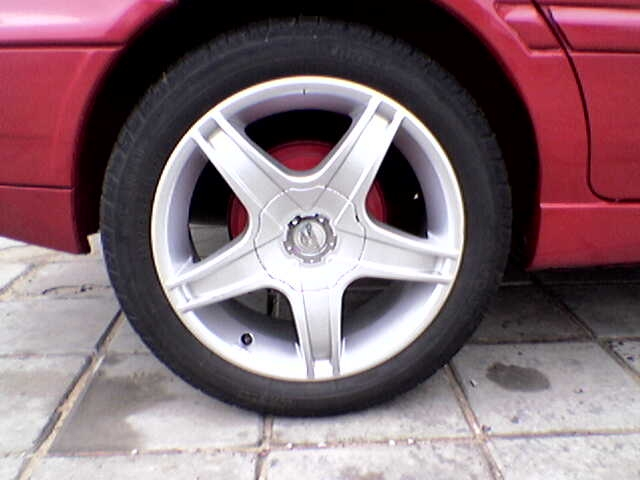
%> input picture wheel.JPG, 640 x 480 px
$ octave AIS_BuscaCirculosImagenBinarizada_V13.m   (GNU Octave 9; MATLAB toolbox functions it lacks are replaced by stand-ins)
%> lines starting %> are read from the running program, lines starting %| are printed output that depends on the picture
### ordenaconmisindices.m
function [y0ord x0ord rord]=ordenaconmisindices(x0,y0,r,ind)
tam=size(ind,2);
y0ord=zeros(1,tam);
x0ord=zeros(1,tam);
rord=zeros(1,tam);
for ind5=1:tam
    y0ord(ind5)=y0(ind(ind5));
    x0ord(ind5)=x0(ind(ind5));
    rord(ind5)=r(ind(ind5));
end

### decodeCirc.m

% Decodify bitstrings
function x = decode1(v,M);
% x		-> real value (precision: 6)
% v		-> binary string (length: 22)
% M     -> Numero maximo que deseo obtener,en rango creciente de 1 hasta M.
v = fliplr(v); %Invierte la matriz que recibe.
s = size(v);%Calcula el tama駉 de la matriz que recibe.
aux = 0:1:21; %Crea un auxiliar de 22 bits.
aux = ones(s(1),1)*aux; %Multiplica un vector columna de 100x1, por el vector aux de 1x22.
x1 = sum((v.*2.^aux)');%Multiplica cada uno de los elementos de la matriz que recibe por 2,
%ese resultado se eleva al valor correspondiente que haya en aux;al final,
%transpone todo el resultado,suma cada renglon para dejar un vector 1x100.
x =  1+round(x1 .* (M / 4194303));%Hago la proporcion del numero maximo real que deseo obtener
%entre el numero maximo que puedo representar con 22 bits(4194303),y la
%multiplico elemento a elemento por el vector anterior 1x100,y redondeo.

### cadeia.m
% Function CADEIA
function [ab,ag] = cadeia(n1,s1,n2,s2,bip)
if nargin == 2,
   n2 = n1; s2 = s1; bip = 1;
elseif nargin == 4,
   bip = 1;
end;
% Antibody (Ab) chains.
ab = 2 .* rand(n1,s1) - 1;%Crea cadenas de anticuerpos,aleatorias,de n1xs1,las multiplica elemento a elemento por 2 y al final les resta 1 a cada elemento.
if bip == 1,
   ab = hardlims(ab);
else,
   ab = hardlim(ab);%Convierte la matriz n1xs1 a binaria.
end;
% Antigen (Ag) chains,antigenos generan la formacion de anticuerpos.
ag = 2 .* rand(n2,s2) - 1;
if bip == 1,
   ag = hardlims(ag);
else,
   ag = hardlim(ag);
end;
% End Function CADEIA

### pmcont.m


% Control of pm
function [pm] = pmcont(pm,pma,pmr,it,itpm);
% pma	-> initial value
% pmr	-> control rate
% itpm	-> iterations for restoring
if rem(it,itpm) == 0,
   pm = pm * pmr;
   if rem(it,10*itpm) == 0,
      pm = pma;
   end;
end;

### reprod.m

% Reproduction
function [T,pcs] = reprod(n,fat,N,ind,P,T);
% n		-> number of clones
% fat	-> multiplying factor
% ind	-> best individuals
% T		-> temporary population
% pcs	-> final position of each clone
if n == 1,
   cs = N;
   T = ones(N,1) * P(ind(1),:);
else,
   for i=1:n,
      % cs(i) = round(fat*N/i);
      cs(i) = round(fat*N);
      pcs(i) = sum(cs);
      T = [T; ones(cs(i),1) * P(ind(end-i+1),:)];
   end;
end;

### AIS_BuscaCirculosImagenBinarizada_V13.m
%%%%Artificial Inmune Systems-Aplicacion deteccion de circulos.
%%%%Ingeniero Jose Valentin Osuna Enciso, Abril,Mayo,2009
%%%%%Maestria en Ciencias en Ingenieria en Electronica y Computacion, CUCEI.
clear all
format long
%Carga imagen,convierte a escala de grises,saca su tama駉,saca bordes,
%guarda posicion de pixeles validos:
DB=imread('wheel.jpg');DB2=DB;DB=rgb2gray(DB);
%> further down, DB is the input picture: size 480x640x3 uint8; mean R, G, B 132.7, 108.2, 115.8
%> after `DB=rgb2gray(DB)`:
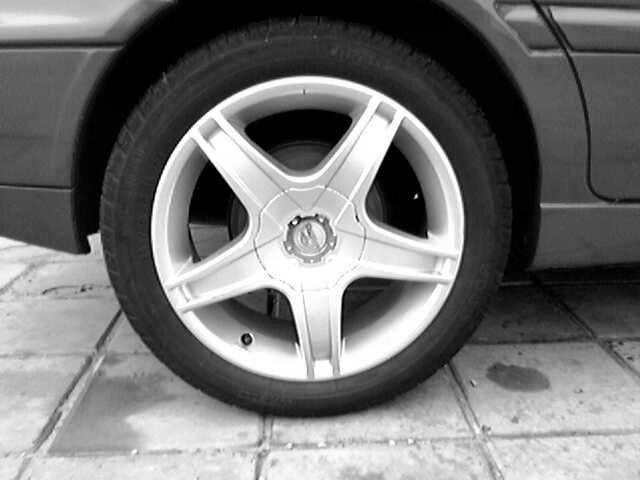
%> DB: size 480x640 uint8; min 0, max 255, mean 116.3
%Ya funciona con db08 con parametro de hipermutacion 0.3 con 100 individuos,con db14 muevo el parametro de hipermutacion a 0.6,0.7,aun con el
%mismo numero de individuos;funciona:tsuru1,luna1,db08,db14,luna1,circulo2,circulo3,circulo4,pelota1,circulo6,circulo9,circulo8.
[filas columnas]=size(DB);
%> filas = 480; columnas = 640
[DBBordes t]=edge(DB,'canny',.1);DBBordes2=DBBordes;ind3=1;
%> after `[DBBordes t]=edge(DB,'canny',.1)`:
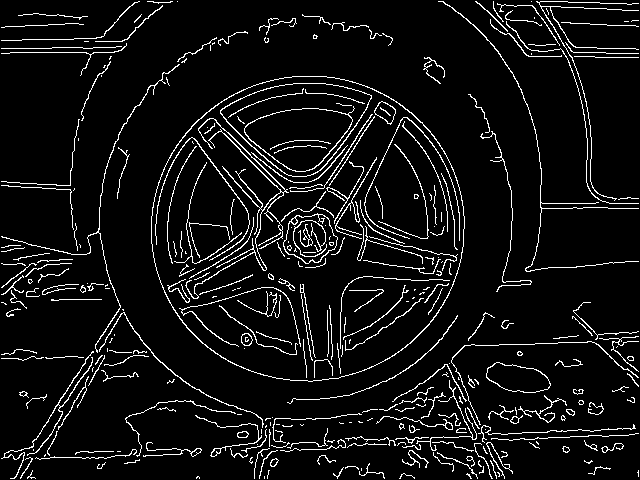
%> DBBordes: size 480x640 logical; 6.9% white in thin lines or dots
%> after `[DBBordes t]=edge(DB,'canny',.1)`: t = [0.04 0.1]
for ind1=1:filas
    for ind2=1:columnas
        if DBBordes(ind1,ind2)==1
            XY(ind3,1)=ind1;XY(ind3,2)=ind2; ind3=ind3+1;
        end
    end
end
%> after the loop, ind3 = 21297
%%%%%%%%%%%%%%%%%Aqui empieza AIS:%%%%%%%%%%%%%%%%%%%%%%%%%%%%%%%%%%%
V=cadeia(100,66,0,0,0); %9 variables pi1,pi2,pi3,pj1,pj2,pj3,pk1,pk2,pk3.V5: 3 variables, p1,p2,p3
gen = 400; n = size(V,1); pm = 0.01; per = 0.0; fat = .1;
pma = pm; itpm = gen; pmr = 0.9;
vpm = []; vfx = []; vmfit = []; errorminimo=ones(1,gen);errorminimo(1,2)=0.2;%valfx = .1;
[N,L] = size(V); it = 0; elmismomejor=1;    [tamP empty]=size(XY);
%> after `[tamP empty]=size(XY)`: tamP = 21296; empty = 2
%%%%%%%%%%%%%%%%%%%%Aqui va el while%%%%%%%%%%%%%%%%%%%%%%%%%%%%%%%%%%%%%%%
tic
%> (the run ends here)
